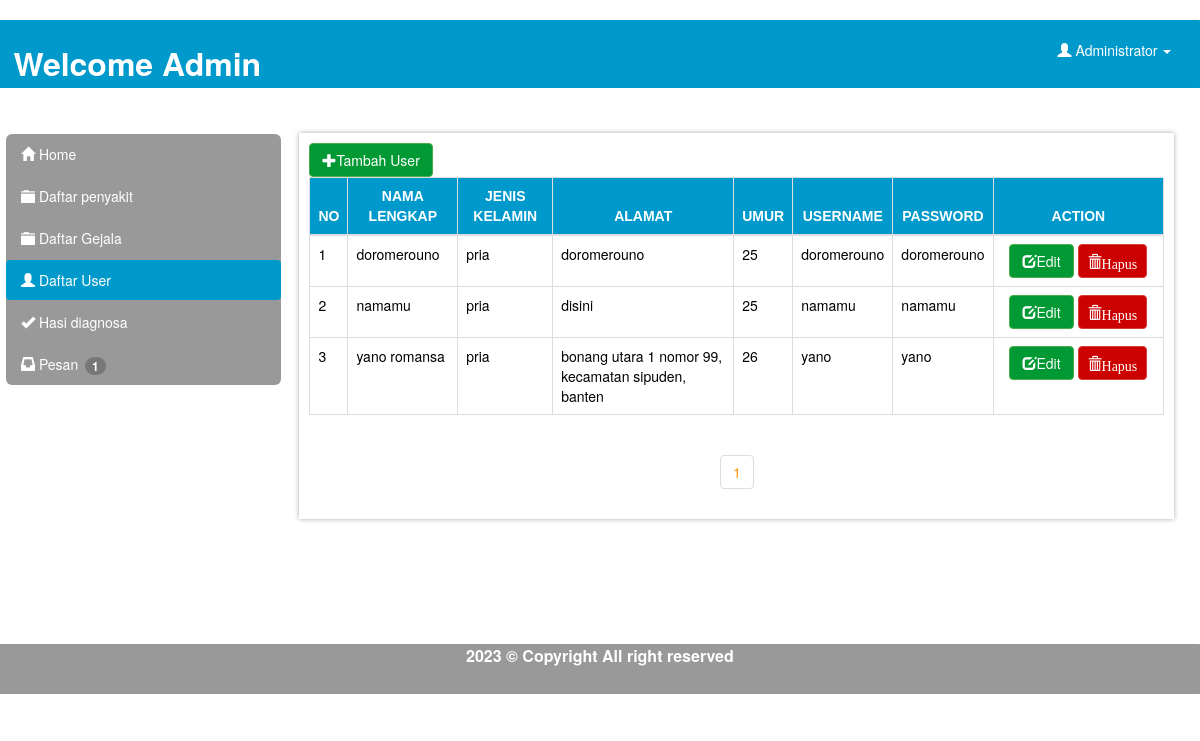
The page /Control/index.php?r=daftarmember (signed in) on the database its author committed.
### tables this page shows
CREATE TABLE `member` (
  `id_member` int(11) NOT NULL,
  `nama` varchar(15) NOT NULL,
  `jk` varchar(6) NOT NULL,
  `alamat` text NOT NULL,
  `tgl_lahir` date NOT NULL DEFAULT '0000-00-00',
  `username` varchar(15) NOT NULL,
  `password` varchar(20) NOT NULL
);

### Control/modules/member/daftarmember.php (the view, shortened to what this page needs)
<div >
<button data-toggle="modal" data-target="#myModal" class="btn btn-success"><span class="glyphicon glyphicon-plus"></span>Tambah User</button>
</div>
<div class="table-responsive">
<table class="table table-hover table-sm table-bordered" >
<thead class="bg-primary" >
<tr id="thpo">
  <th class="text-center" >NO</th>
  <th class="text-center">NAMA LENGKAP</th>
  <th class="text-center">JENIS KELAMIN</th>
  <th class="text-center">ALAMAT</th>
  <th class="text-center">UMUR</th>
  <th class="text-center">USERNAME</th>
  <th class="text-center">PASSWORD</th>
  <th width='20%' class="text-center">ACTION</th>
 </tr>
 </thead>
 <tbody class="">
   <?php
     $halaman = 10;
     $page = isset($_GET["halaman"]) ? (int)$_GET["halaman"] : 1;
     $mulai = ($page>1) ? ($page * $halaman) - $halaman : 0;
     $result = mysql_query("SELECT * FROM member ");
     $total = mysql_num_rows($result);
     $pages = ceil($total/$halaman);
     $sqlm = mysql_query("SELECT id_member, nama, jk, alamat,tgl_lahir,  username, password,YEAR(curdate()) - YEAR(tgl_lahir) AS umur from member LIMIT $mulai, $halaman")or die(mysql_error);
     $no =$mulai+1;
     while ($rm = mysql_fetch_assoc($sqlm)) {
       $tgl = substr($rm["tgl_lahir"],8,2);
       $bln = substr($rm["tgl_lahir"],5,2);
       $thn = substr($rm["tgl_lahir"],0,4);
       echo"
       <tr>
       <td >$no</td>
       <td>$rm[nama]</td>
       <td>$rm[jk]</td>
       <td>$rm[alamat]</td>
       <td>$rm[umur]</td>
       <td>$rm[username]</td>
       <td>$rm[password]</td>
     <td align='center'>
     <a href='javascript:showModalM(\"$rm[id_member]\", \"$rm[nama]\", \"$rm[jk]\", \"$rm[alamat]\", \"$tgl\",\"$bln\",\"$thn\", \"$rm[username]\", \"$rm[password]\")' class='btn btn-success' type='submit' > <span class='glyphicon glyphicon-edit'></span>Edit</a>
     <a href='?r=daftarmemberdel&idm=$rm[id_member]'class='btn btn-danger'>  <span class='glyphicon glyphicon-trash'>Hapus</a>
     </td>
       </tr>";
         $no++;
     }
     ?>
        </tbody>
      </table>
    </div>
  <nav align="center" aria-label="Page navigation">
    <ul class="pagination">
        <?php for ($i=1; $i<=$pages; $i++){
        echo" <li><a class='apagination' href='?r=daftarmember&halaman=$i' > $i </a></li>";
        }?>
    </ul>
  </nav>

### Control/style.css (style rules this page uses)
.btn-success { color:#fff; background-color:#009933; padding-right:: 30px; padding-left:: 30px; text-align:center; }
.btn-danger { color: #fff; background-color: #CC0000; border-color: #d43f3a; padding: 9px; }
#thpo { text-align:center; background-color:#09c; padding: 10px; color:#ffffff; font-family:Arial; }
td { color:#000000; }
a { color: #ffffff !important; text-decoration: none; }
.apagination { color: #ff9900 !important; text-decoration: none; }

### rows shown on the page
member: nama "doromerouno", jk "pria", alamat "doromerouno", rm "25", username "doromerouno", password "doromerouno"
member: nama "namamu", jk "pria", alamat "disini", rm "25", username "namamu", password "namamu"
member: nama "yano romansa", jk "pria", alamat "bonang utara 1 nomor 99, kecamatan sipuden, banten", rm "26", username "yano", password "yano"

### other values the page prints
$rc "1"
